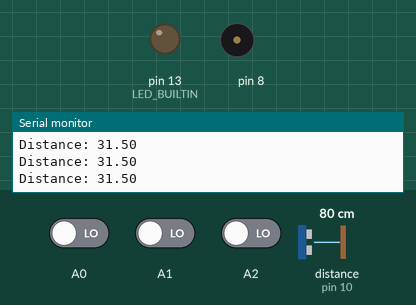
Bench run of a sketch on a simulated Arduino Uno, built with avr-gcc and run on an emulated ATmega328P. Shown: output pins drawn as LEDs (lit = HIGH), buzzer (waves = sounding), the last lines printed to the serial monitor. Wiring (inferred from the names in the program): ultrasonic range finder: trigger pin 9; echo pin 10. Dashed ring = blinking. The test bench sets the inputs (shaded band); at power-on: distance to the obstacle (sensor on pin 10) 80 cm, A0 LOW, A1 LOW, A2 LOW. The echo pulse lasts 58.3 µs per cm; pins used as bus, display or sensor lines are not drawn.

Above: at 1.2 s.
1.3 s: distance to the obstacle (sensor on pin 10) set to 9 cm
4.3 s: distance to the obstacle (sensor on pin 10) set to 6 cm
At 4.7 s:
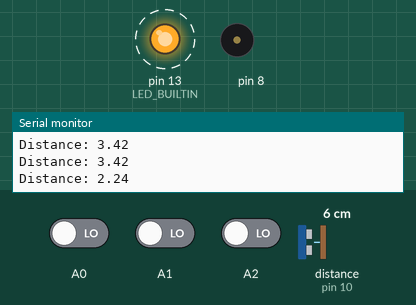
7.3 s: distance to the obstacle (sensor on pin 10) set to 18 cm
At 8.0 s:
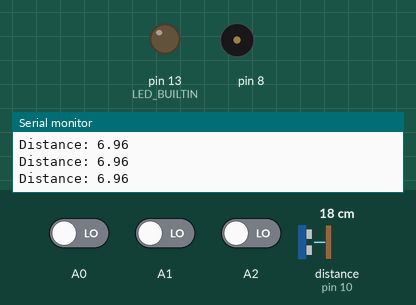
8.8 s: distance to the obstacle (sensor on pin 10) set to 2 cm
At 9.87 s:
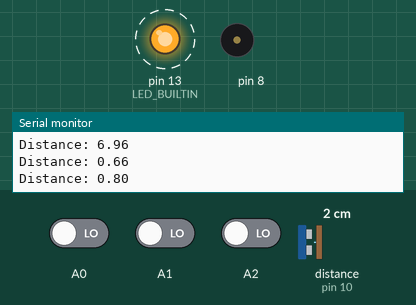
Timing chart, 0 to 12.8 s (numbered marks = the images above; inputs shaded):
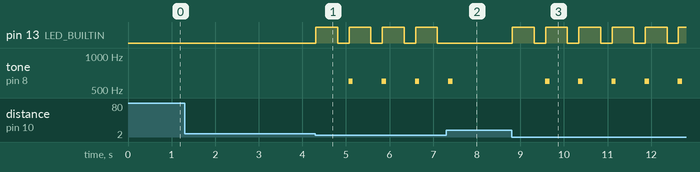

The sketch:

robot.ino
```cpp
// Glow Robot Vera Mae 2/22/25

// Eyes HC-SR04 https://tinyurl.com/58dsyhx4

const int trigPin = 9;
const int echoPin = 10;
float duration, distance, distanceInch;

// Keyboard tinkercad example for 8ohm speaker

int pos = 0;

void setup()
{
// Eyes Setup
	pinMode(trigPin, OUTPUT);
	pinMode(echoPin, INPUT);
	Serial.begin(9600);
  pinMode(LED_BUILTIN, OUTPUT);
// Keyboard Setup
  pinMode(A0, INPUT);
  pinMode(8, OUTPUT);
  pinMode(13, OUTPUT);
  pinMode(A1, INPUT);
  pinMode(A2, INPUT);
}

void loop()
{
  // Eyes Loop
  digitalWrite(trigPin, LOW);
	delayMicroseconds(2);
	digitalWrite(trigPin, HIGH);
	delayMicroseconds(10);
	digitalWrite(trigPin, LOW);
  duration = pulseIn(echoPin, HIGH);
  distance = (duration*.0343)/2;
  distanceInch = distance*0.393701;
  Serial.print("Distance: ");
	Serial.println(distanceInch);
  if (distanceInch < 3) {
      digitalWrite(13, HIGH);
      delay(500);
      digitalWrite(13, LOW);
      delay(250);
      tone(8, 600, 100);
} else {
      digitalWrite(13, LOW);
}

  // Keyboard Loop
  // if button press on A0 is detected
  if (digitalRead(A0) == HIGH) {
    tone(8, 440, 100); // play tone 57 (A4 = 440 Hz)
  }
  // if button press on A1 is detected
  if (digitalRead(A1) == HIGH) {
    tone(8, 494, 100); // play tone 59 (B4 = 494 Hz)
  }
  // if button press on A0 is detected
  if (digitalRead(A2) == HIGH) {
    tone(8, 523, 100); // play tone 60 (C5 = 523 Hz)
  }
  delay(10); // Delay a little bit to improve simulation performance
}
```

Measured:
- the behaviour switches between 8 and 7 cm on distance to the obstacle (sensor on pin 10) (found by bisection; images 0 and 1)
- after the input at 4.3 s, pin 13 (LED_BUILTIN): alternates HIGH for 0.50 s and LOW for 0.26 s, starting at once; tone on pin 8: alternates 600 Hz for 0.10 s and silent for 0.66 s, starting after 0.76 s
- after the input at 7.3 s, pin 13 (LED_BUILTIN): stops changing and stays LOW; tone on pin 8: goes on until 7.4 s, then stays silent
- after the input at 8.8 s, pin 13 (LED_BUILTIN): alternates HIGH for 0.50 s and LOW for 0.26 s, starting at once; tone on pin 8: alternates 600 Hz for 0.10 s and silent for 0.66 s, starting after 0.77 s
